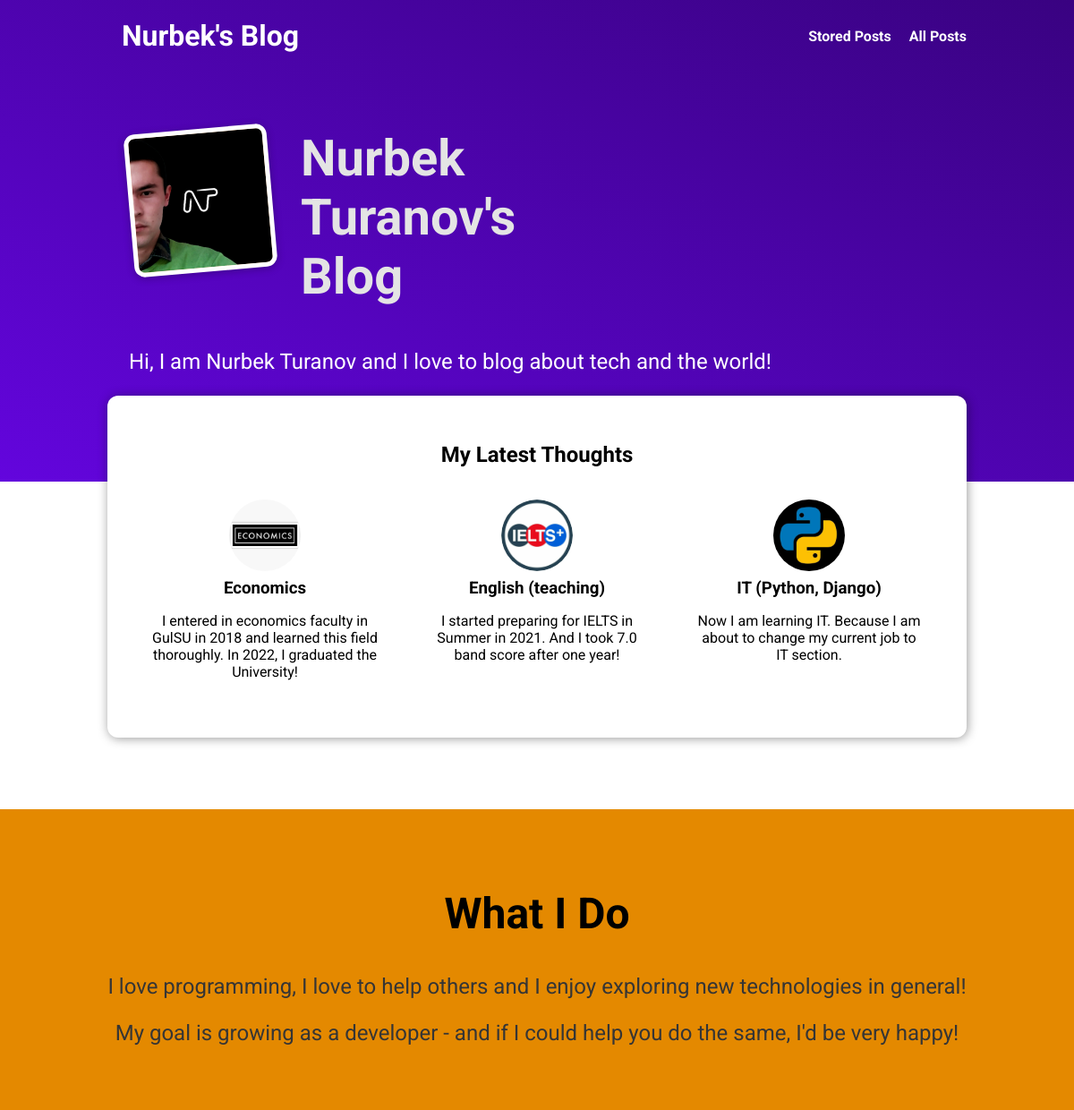
The page / on the database its author committed.
### blog/models.py (models this page shows, shortened)
class Post(models.Model):
    title = models.CharField(max_length=150)
    excerpt = models.CharField(max_length=200)
    image = models.ImageField(upload_to="posts", null=True)
    date = models.DateField(auto_now=True)
    slug = models.SlugField(unique=True, db_index=True)
    content = models.TextField(validators=[MinLengthValidator(10)])
    author = models.ForeignKey(
        Author, on_delete=models.SET_NULL, null=True, related_name="posts"
    )
    tags = models.ManyToManyField(Tag)

### blog/views.py (the view)
# urls.py: path("", views.StartingPageView.as_view(), name="starting-page"),
class StartingPageView(ListView):
    template_name = "blog/index.html"
    model = Post
    ordering = ["-date"]
    context_object_name = "posts"
    def get_queryset(self):
        queryset = super().get_queryset()
        data = queryset[:3]
        return data

### blog/templates/blog/index.html (shortened to what this page needs)
{% extends "base.html" %}
{% load static %}
{% block css_files %}
  <link rel="stylesheet" href="{% static "blog/post.css" %}"/>
  <link rel="stylesheet" href="{% static "blog/index.css" %}"/>
{% endblock %}
{% block content %}
  <section id="welcome">
    <header>
      <img src="{% static "blog/images/me1.png"%}" alt"Nurbek - The Author Of This Blog" />
      <h2>Nurbek Turanov's Blog</h2>
    </header>
    <p>Hi, I am Nurbek Turanov and I love to blog about tech and the world!</p>
  </section>
  <section id="latest-posts">
    <h2>My Latest Thoughts</h2>
    <ul>
      {% for post in posts %}
        {% include "blog/includes/post.html" %}
      {% endfor %}
    </ul>
  </section>
  <section id="about">
    <h2>What I Do</h2>
    <p>I love programming, I love to help others and I enjoy exploring new technologies in general!</p>
    <p>
      My goal is growing as a developer - and if I could help you do the same, I'd be very happy!
    </p>
  </section>
{% endblock %}

### blog/templates/blog/includes/post.html
<li>
  <article class="post">
    <a href="{% url "posts-detail-page" post.slug %}">
      <img src="{{ post.image.url }}" alt="{{ post.title }}"/>
      <div class="post__content">
        <h3>{{ post.title }}</h3>
        <p>
          {{ post.excerpt }}
        </p>
      </div>
    </a>
  </article>
</li>

### static/app.css (style rules this page uses)
* { box-sizing: border-box; }
html { font-family: 'Roboto', sans-serif; }
body { margin: 0; }
h1, h2, h3 { font-family: 'Roboto', sans-serif; font-weight: bold; }

### blog/static/blog/post.css (style rules this page uses)
.post { display: flex; flex-direction: column; align-items: center; text-align: center; }
.post a { text-decoration: none; color: black; transition: all 0.2s ease; padding: 1rem; }
.post img { width: 5rem; height: 5rem; object-fit: cover; border-radius: 50%; }
.post h3 { margin: 0.25rem 0; }

### blog/static/blog/index.css (style rules this page uses)
#welcome { background: linear-gradient(to right top, #6305dd, #390281); padding: 6rem 12%; }
#welcome header { display: flex; align-items: flex-start; margin: 3rem auto; }
#welcome img { width: 10rem; height: 10rem; object-fit: cover; object-position: top; border: 5px solid white; border-radius: 12px; background-color: #ffe1bf; transform: rotate(-5deg); box-shadow: 0 2px 8px rgba(0, 0, 0, 0.25); }
#welcome h2 { font-size: 3.5rem; margin: 0 0 0 2rem; color: #e4e4e4; width: 10rem; }
#welcome p { color: white; font-size: 1.5rem; }
#latest-posts { background-color: white; padding: 2rem; border-radius: 12px; width: 60rem; margin: -6rem auto 2rem auto; box-shadow: 1px 1px 12px rgba(0, 0, 0, 0.4); }
#latest-posts h2 { text-align: center; }
#latest-posts ul { list-style: none; margin: 0; padding: 0; display: flex; gap: 1rem; }
#latest-posts li { flex: 1; }
#about { text-align: center; padding: 3rem; background-color: #e48900; margin-top: 5rem; }
#about h2 { font-size: 3rem; }
#about p { font-size: 1.5rem; color: #353535; }

### rows shown on the page
Post: image (picture), title "Economics", excerpt "I entered in economics faculty in GulSU in 2018 and learned this field thoroughly. In 2022, I graduated the University!"
Post: image (picture), title "English (teaching)", excerpt "I started preparing for IELTS in Summer in 2021. And I took 7.0 band score after one year!"
Post: image (picture), title "IT (Python, Django)", excerpt "Now I am learning IT. Because I am about to change my current job to IT section."
